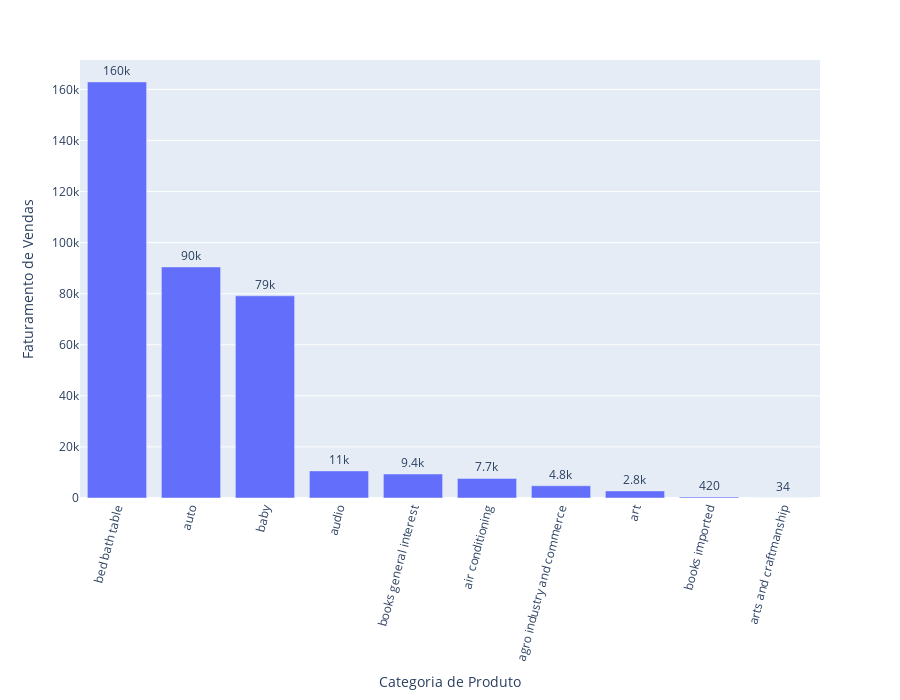

The code cell stored with this chart in its notebook:
### Code cell
# Plot
fig = px.bar(sales_per_category, 
             y = 'Sales Revenue', 
             x = 'Product Category', 
             text = 'Sales Revenue', 
             hover_data = ['Purchase Month'])
fig.update_traces(texttemplate = '%{text:.2s}', 
                  textposition = 'outside')
fig.update_layout(
    barmode = 'stack', 
    uniformtext_minsize = 8, 
    uniformtext_mode = 'hide', 
    xaxis_tickangle = -75,
    height = 700  
)
fig.update_yaxes(title_text = 'Faturamento de Vendas')
fig.update_xaxes(title_text = 'Categoria de Produto')
fig.show();

### Figure 1 — Plotly figure (JSON) as saved in the notebook; plotly's stock layout.template omitted (floating-point values rounded to 4 significant figures)
{"data": [{"customdata": [["Apr"], ["Apr"], ["Apr"], ["Apr"], ["Apr"], ["Apr"], ["Apr"], ["Apr"], ["Apr"], ["Apr"]], "hovertemplate": "Product Category=%{x}<br>Sales Revenue=%{text}<br>Purchase Month=%{customdata[0]}<extra></extra>", "legendgroup": "", "marker": {"color": "#636efa", "pattern": {"shape": ""}}, "name": "", "orientation": "v", "showlegend": false, "text": [162900.0, 90480.0, 79160.0, 10620.0, 9386.0, 7658.0, 4784.0, 2770.0, 417.5, 34.22], "textposition": "outside", "texttemplate": "%{text:.2s}", "type": "bar", "x": ["bed bath table", "auto", "baby", "audio", "books general interest", "air conditioning", "agro industry and commerce", "art", "books imported", "arts and craftmanship"], "xaxis": "x", "y": [162900.0, 90480.0, 79160.0, 10620.0, 9386.0, 7658.0, 4784.0, 2770.0, 417.5, 34.22], "yaxis": "y"}], "layout": {"barmode": "stack", "height": 700, "legend": {"tracegroupgap": 0}, "margin": {"t": 60}, "uniformtext": {"minsize": 8, "mode": "hide"}, "xaxis": {"anchor": "y", "domain": [0, 1], "tickangle": -75, "title": {"text": "Categoria de Produto"}}, "yaxis": {"anchor": "x", "domain": [0, 1], "title": {"text": "Faturamento de Vendas"}}}}
